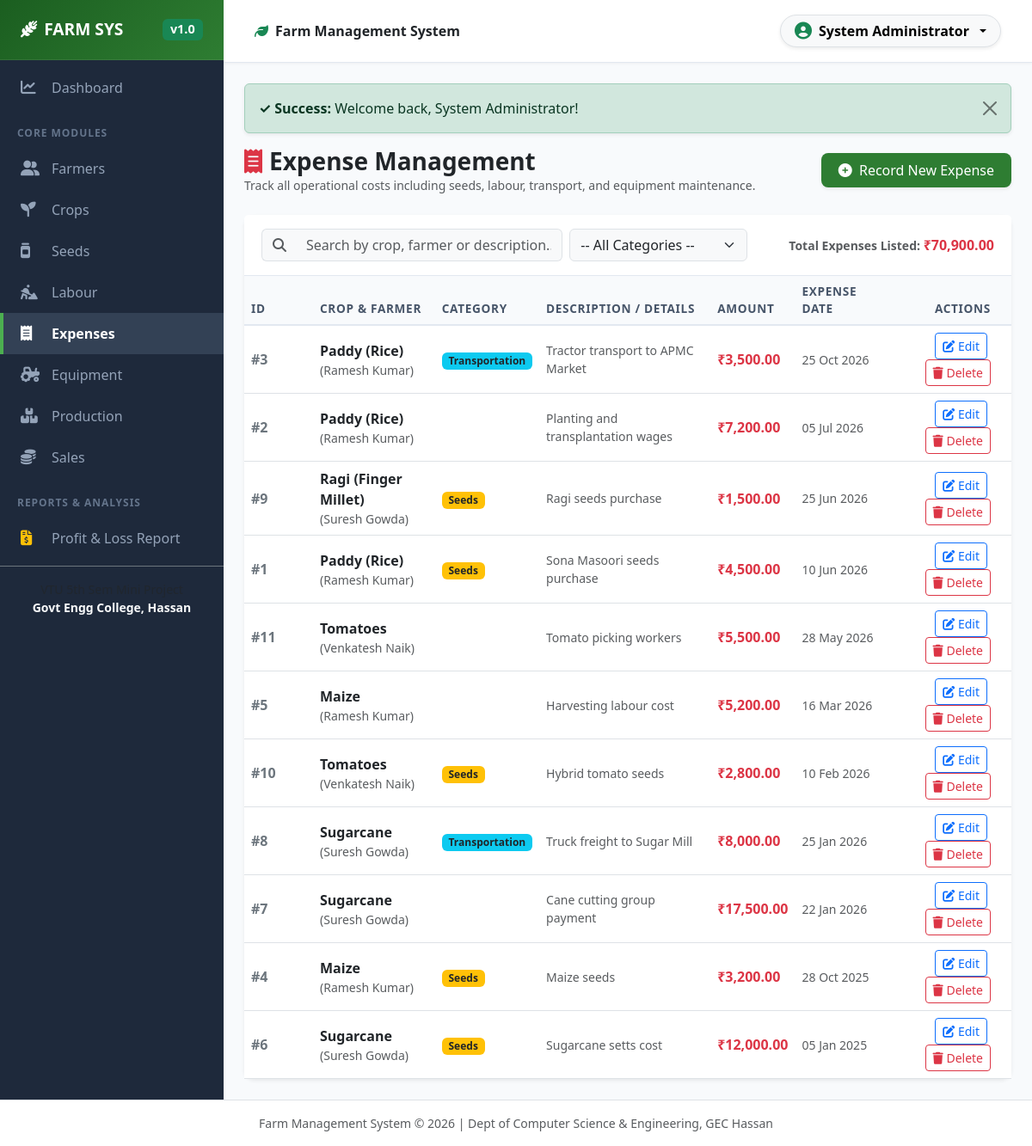
/modules/expense/list.php (signed in), run on the app's committed database.
### tables this page shows
CREATE TABLE IF NOT EXISTS `expense` (
  `expense_id` INT AUTO_INCREMENT PRIMARY KEY,
  `crop_id` INT NOT NULL,
  `category` ENUM('Seeds','Labour','Transportation','Other') NOT NULL,
  `amount` DECIMAL(10,2) NOT NULL,
  `expense_date` DATE NOT NULL,
  `description` VARCHAR(255) DEFAULT NULL,
  `created_at` TIMESTAMP DEFAULT CURRENT_TIMESTAMP,
  FOREIGN KEY (`crop_id`) REFERENCES `crop`(`crop_id`) ON DELETE CASCADE
);

CREATE TABLE IF NOT EXISTS `crop` (
  `crop_id` INT AUTO_INCREMENT PRIMARY KEY,
  `farmer_id` INT NOT NULL,
  `crop_name` VARCHAR(100) NOT NULL,
  `season` VARCHAR(30) NOT NULL,
  `planting_date` DATE NOT NULL,
  `harvest_date` DATE DEFAULT NULL,
  `created_at` TIMESTAMP DEFAULT CURRENT_TIMESTAMP,
  FOREIGN KEY (`farmer_id`) REFERENCES `farmer`(`farmer_id`) ON DELETE CASCADE
);

CREATE TABLE IF NOT EXISTS `farmer` (
  `farmer_id` INT AUTO_INCREMENT PRIMARY KEY,
  `name` VARCHAR(100) NOT NULL,
  `phone` VARCHAR(15) NOT NULL,
  `address` TEXT,
  `created_at` TIMESTAMP DEFAULT CURRENT_TIMESTAMP
);

### modules/expense/list.php (the view, shortened to what this page needs)
<?php
require_once __DIR__ . '/../../includes/header.php';
$search = trim($_GET['search'] ?? '');
$sql = "
    SELECT e.*, c.crop_name, f.name as farmer_name
    FROM expense e
    JOIN crop c ON e.crop_id = c.crop_id
    JOIN farmer f ON c.farmer_id = f.farmer_id
    WHERE 1=1
";
$params = [];
$sql .= " ORDER BY e.expense_date DESC, e.expense_id DESC";
$stmt = $pdo->prepare($sql);
$stmt->execute($params);
$expenses = $stmt->fetchAll();
$total_expense_sum = array_sum(array_column($expenses, 'amount'));
?>
<div class="d-flex justify-content-between align-items-center mb-4">
    <div>
        <h3 class="fw-bold text-dark mb-0"><i class="fa-solid fa-receipt text-danger me-2"></i>Expense Management</h3>
        <p class="text-muted small mb-0">Track all operational costs including seeds, labour, transport, and equipment maintenance.</p>
    </div>
    <a href="add.php" class="btn btn-farm shadow-sm">
        <i class="fa-solid fa-plus-circle me-1"></i> Record New Expense
    </a>
</div>
<div class="card shadow-sm border-0">
    <div class="card-header bg-white py-3">
        <form method="GET" action="list.php" class="row g-2 align-items-center">
            <div class="col-md-5">
                <div class="input-group">
                    <span class="input-group-text bg-light border-end-0"><i class="fa-solid fa-magnifying-glass text-muted"></i></span>
                    <input type="text" id="tableSearchInput" name="search" class="form-control bg-light border-start-0" placeholder="Search by crop, farmer or description..." value="<?= htmlspecialchars($search) ?>">
                </div>
            </div>
            <div class="col-md-3">
                <select name="category" class="form-select bg-light" onchange="this.form.submit()">
                    <option value="">-- All Categories --</option>
                </select>
            </div>
            <div class="col-md-4 text-md-end text-muted small">
                Total Expenses Listed: <strong class="text-danger fs-6"><?= format_currency($total_expense_sum) ?></strong>
            </div>
        </form>
    </div>
    <div class="card-body p-0">
        <div class="table-responsive">
            <table class="table table-hover table-searchable align-middle mb-0">
                <thead class="table-light">
                    <tr>
                        <th style="width: 80px;">ID</th>
                        <th>Crop & Farmer</th>
                        <th>Category</th>
                        <th>Description / Details</th>
                        <th>Amount</th>
                        <th>Expense Date</th>
                        <th class="text-end pe-4">Actions</th>
                    </tr>
                </thead>
                <tbody>
                    <?php if (empty($expenses)): ?>
                        <tr>
                            <td colspan="7" class="text-center py-4 text-muted">No expense records found.</td>
                        </tr>
                    <?php else: ?>
                        <?php foreach ($expenses as $exp): ?>
                            <tr>
                                <td class="fw-bold text-secondary">#<?= $exp['expense_id'] ?></td>
                                <td>
                                    <span class="fw-bold text-dark"><?= htmlspecialchars($exp['crop_name']) ?></span>
                                    <span class="small text-muted d-block">(<?= htmlspecialchars($exp['farmer_name']) ?>)</span>
                                </td>
                                <td>
                                    <?php
                                    $cat_badge = 'bg-secondary';
                                    if ($exp['category'] === 'Seeds') $cat_badge = 'bg-warning text-dark';
                                    elseif ($exp['category'] === 'Labour') $cat_badge = 'bg-purple text-white';
                                    elseif ($exp['category'] === 'Transportation') $cat_badge = 'bg-info text-dark';
                                    ?>
                                    <span class="badge <?= $cat_badge ?> fw-semibold"><?= htmlspecialchars($exp['category']) ?></span>
                                </td>
                                <td class="text-muted small"><?= htmlspecialchars($exp['description'] ?: '—') ?></td>
                                <td class="fw-bold text-danger"><?= format_currency($exp['amount']) ?></td>
                                <td class="small text-muted"><?= format_date($exp['expense_date']) ?></td>
                                <td class="text-end pe-4">
                                    <a href="edit.php?id=<?= $exp['expense_id'] ?>" class="btn btn-sm btn-outline-primary me-1" title="Edit Expense">
                                        <i class="fa-solid fa-pen-to-square"></i> Edit
                                    </a>
                                    <a href="delete.php?id=<?= $exp['expense_id'] ?>" class="btn btn-sm btn-outline-danger btn-delete-confirm" data-item="Expense #<?= $exp['expense_id'] ?>" title="Delete Expense">
                                        <i class="fa-solid fa-trash"></i> Delete
                                    </a>
                                </td>
                            </tr>
                        <?php endforeach; ?>
                    <?php endif; ?>
                </tbody>
            </table>
        </div>
    </div>
</div>
<?php require_once __DIR__ . '/../../includes/footer.php'; ?>

### assets/css/style.css (style rules this page uses)
:root { --primary-color: #2e7d32; --primary-dark: #1b5e20; --primary-light: #e8f5e9; --accent-color: #4caf50; --sidebar-bg: #1e293b; --sidebar-hover: #334155; --sidebar-text: #94a3b8; --bg-light: #f8fafc; --card-shadow: 0 4px 6px -1px rgba(0, 0, 0, 0.05), 0 2px 4px -1px rgba(0, 0, 0, 0.03); --hover-shadow: 0 10px 15px -3px rgba(0, 0, 0, 0.08), 0 4px 6px -2px rgba(0, 0, 0, 0.04); }
body { font-family: 'Segoe UI', system-ui, -apple-system, sans-serif; background-color: var(--bg-light); color: #334155; min-height: 100vh; }
.btn-farm { background-color: var(--primary-color); color: #ffffff; border: none; font-weight: 500; padding: 0.5rem 1.25rem; border-radius: 8px; transition: background-color 0.2s ease; }
.card { border: none; border-radius: 12px; box-shadow: var(--card-shadow); }
.card-header { background-color: #ffffff; border-bottom: 1px solid #e2e8f0; font-weight: 600; padding: 1rem 1.25rem; }
.table { vertical-align: middle; }
.table thead th { background-color: #f8fafc; color: #475569; font-weight: 600; font-size: 0.85rem; text-transform: uppercase; letter-spacing: 0.05em; border-bottom: 2px solid #e2e8f0; }

### data on the page
expense: expense_id "3", crop.crop_name "Paddy (Rice)", farmer.name "Ramesh Kumar", category "Transportation", description "Tractor transport to APMC Market", amount "₹3,500.00", expense_date "25 Oct 2026"
expense: expense_id "2", crop.crop_name "Paddy (Rice)", farmer.name "Ramesh Kumar", description "Planting and transplantation wages", amount "₹7,200.00", expense_date "05 Jul 2026"
expense: expense_id "9", crop.crop_name "Ragi (Finger Millet)", farmer.name "Suresh Gowda", category "Seeds", description "Ragi seeds purchase", amount "₹1,500.00", expense_date "25 Jun 2026"
expense: expense_id "1", crop.crop_name "Paddy (Rice)", farmer.name "Ramesh Kumar", category "Seeds", description "Sona Masoori seeds purchase", amount "₹4,500.00", expense_date "10 Jun 2026"
expense: expense_id "11", crop.crop_name "Tomatoes", farmer.name "Venkatesh Naik", description "Tomato picking workers", amount "₹5,500.00", expense_date "28 May 2026"
expense: expense_id "5", crop.crop_name "Maize", farmer.name "Ramesh Kumar", description "Harvesting labour cost", amount "₹5,200.00", expense_date "16 Mar 2026"
expense: expense_id "10", crop.crop_name "Tomatoes", farmer.name "Venkatesh Naik", category "Seeds", description "Hybrid tomato seeds", amount "₹2,800.00", expense_date "10 Feb 2026"
expense: expense_id "8", crop.crop_name "Sugarcane", farmer.name "Suresh Gowda", category "Transportation", description "Truck freight to Sugar Mill", amount "₹8,000.00", expense_date "25 Jan 2026"
expense: expense_id "7", crop.crop_name "Sugarcane", farmer.name "Suresh Gowda", description "Cane cutting group payment", amount "₹17,500.00", expense_date "22 Jan 2026"
expense: expense_id "4", crop.crop_name "Maize", farmer.name "Ramesh Kumar", category "Seeds", description "Maize seeds", amount "₹3,200.00", expense_date "28 Oct 2025"
expense: expense_id "6", crop.crop_name "Sugarcane", farmer.name "Suresh Gowda", category "Seeds", description "Sugarcane setts cost", amount "₹12,000.00", expense_date "05 Jan 2025"

### other printed values
$_SESSION['full_name'] "System Administrator"
$flash['message'] "Welcome back, System Administrator!"
format_currency($total_expense_sum) "₹70,900.00"
